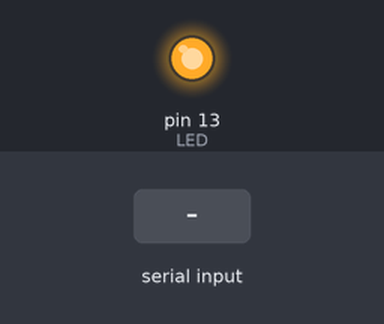
A sketch run on a simulated Arduino Uno, built with avr-gcc and run on an emulated ATmega328P. On the bench: output pins drawn as LEDs (lit = HIGH). Dashed ring = blinking. The test bench sets the inputs (shaded band). Storage starts empty.

Above: at 1.1 s.
At 4.0 s:
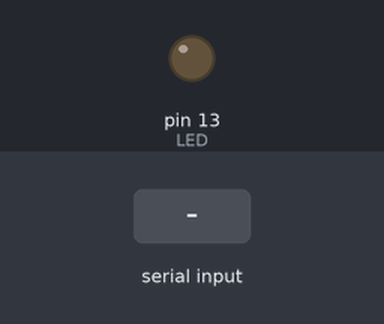
4.1 s: "1" received over Serial
At 4.26 s:
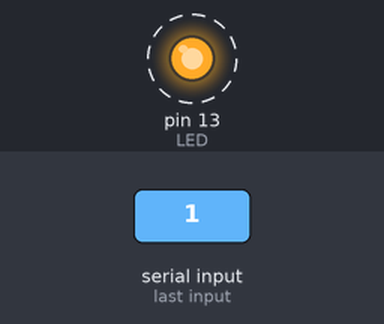
Timing chart, 0 to 7.1 s (numbered marks = the images above; inputs shaded):
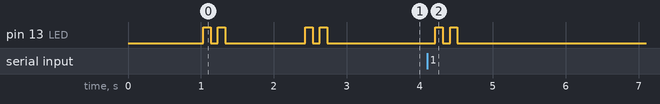

The sketch:

Data_storing_using_external_uC.ino
```cpp
#include <SD.h>
#include <SPI.h>
int LED = 13;
File f;
String data = "";
unsigned long previousMillis = 0; // last time update
long interval = 1000; // interval at which to do something (milliseconds)

void setup ()
{
  Serial.begin(9600);
  //  attachInterrupt(digitalPinToInterrupt(2), dispence,RISING);
  pinMode(LED, OUTPUT);
  delay(1000);
  if (!SD.begin(4))
  {
    LEDBlink(15);
    Serial.println("Game over");
    return;
  }
  else
  {
    f = SD.open("somefile.txt" , FILE_WRITE);
    f.println("\n\n\n\n BOOTED\n\n\n\n");
    f.close();
    LEDBlink(2);
  }
  delay(1000);
  LEDBlink(2);
}
void loop()
{
  if (Serial.available())
  {
    delay(100);
    while (Serial.available())
    {
      data += ((char(Serial.read())));
    }
    store(data);
    data = "";
  }
}
void store(String data)
{
  if (SD.exists("somefile.txt"))
  {
    f = SD.open("somefile.txt", FILE_WRITE);
    f.print(data);
    //        f.println("Todays date is " + String(rtc.getDateStr()));
    //    Serial.println("The time is now " + String(rtc.getTimeStr()));
    //    Serial.println("Todays date is " + String(rtc.getDateStr()));
    f.close();
    LEDBlink(2);
  }
  else
  {
    LEDBlink(1);
  }
}

void LEDBlink(int k)
{
   for(int i = 0; i<k; i++)
   {
    digitalWrite(LED,HIGH);
    delay(100);
    digitalWrite(LED,LOW);
    delay(100);
   }
}
```

Measured:
- after the input at 4.1 s, pin 13 (LED): alternates HIGH for 0.10 s and LOW for 0.10 s, 4 changes in all, then stays LOW, starting after 0.11 s
